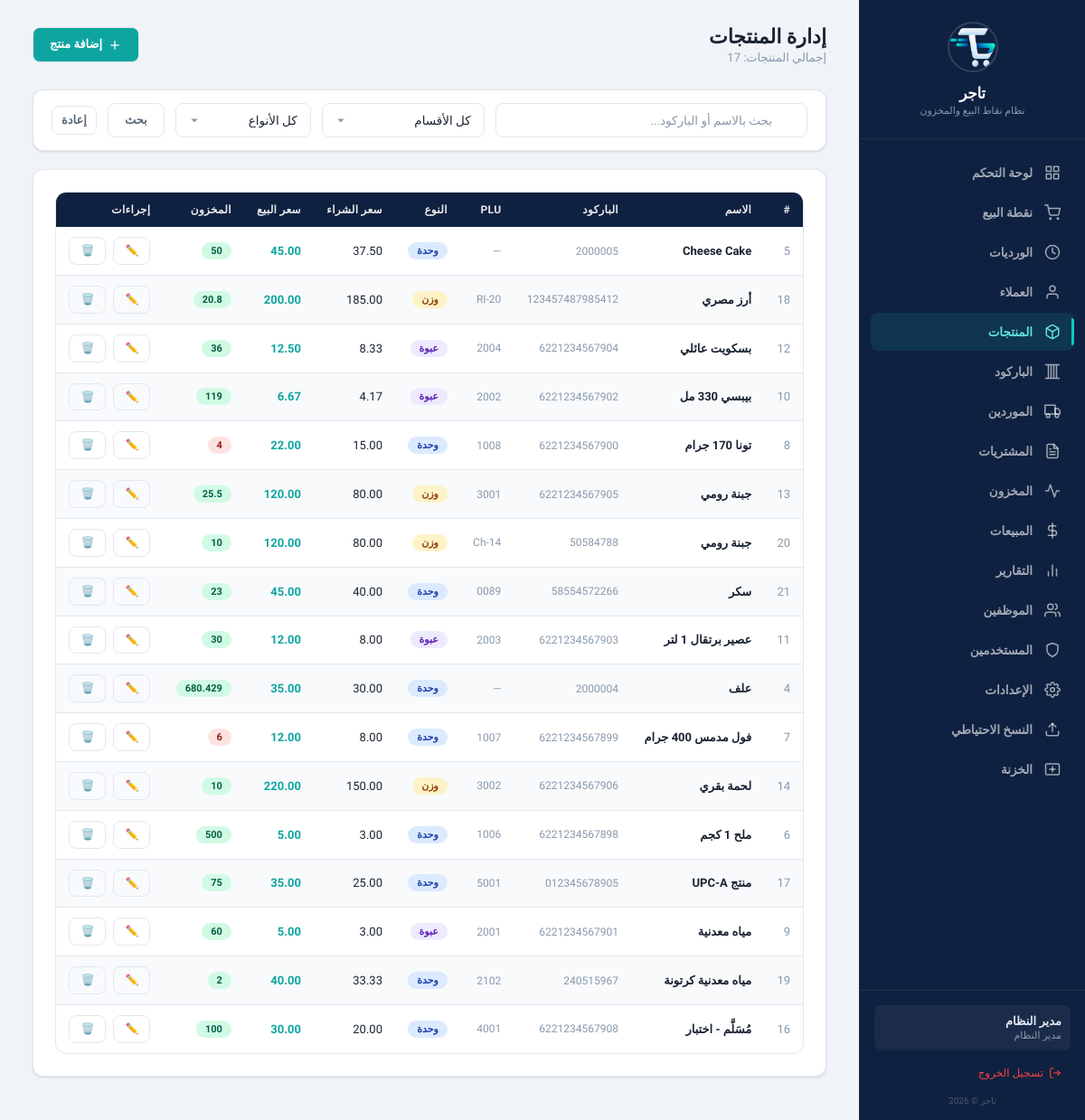
The app's page /?page=products (signed in), older data.
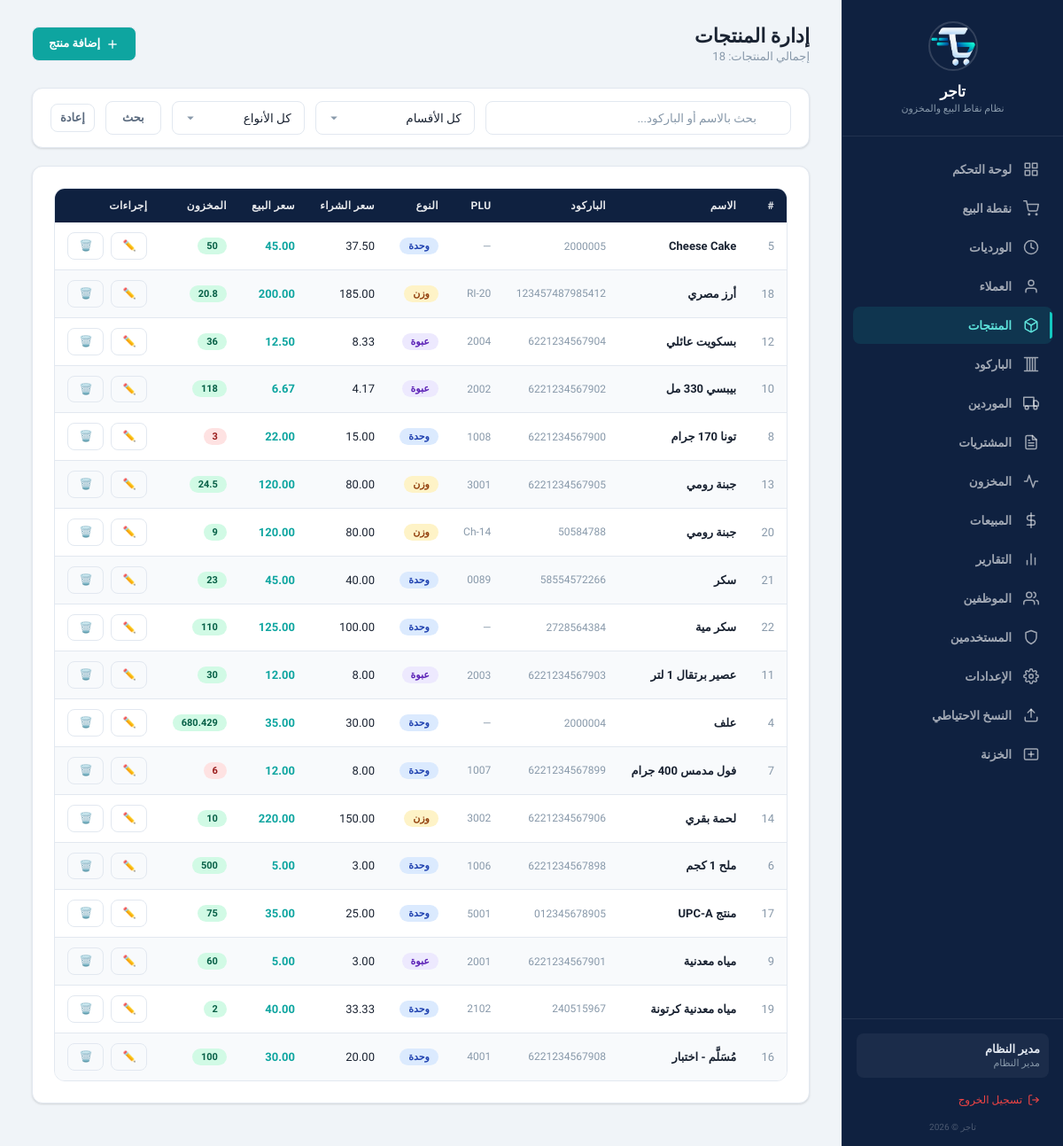
The same page, newer data.
### tables this page shows
CREATE TABLE products (
    id INTEGER PRIMARY KEY AUTOINCREMENT,
    name TEXT NOT NULL,
    barcode TEXT DEFAULT NULL,
    plu_code TEXT DEFAULT NULL,
    type TEXT NOT NULL DEFAULT 'unit' CHECK(type IN ('unit', 'pack', 'weight')),
    purchase_price REAL NOT NULL DEFAULT 0,
    sale_price_unit REAL NOT NULL DEFAULT 0,
    sale_price_pack REAL DEFAULT NULL,
    pack_quantity INTEGER DEFAULT NULL,
    stock_quantity REAL NOT NULL DEFAULT 0,
    min_stock REAL NOT NULL DEFAULT 0,
    category TEXT DEFAULT NULL,
    notes TEXT DEFAULT NULL,
    is_active INTEGER NOT NULL DEFAULT 1,
    created_at TEXT NOT NULL DEFAULT (datetime('now', 'localtime')),
    updated_at TEXT NOT NULL DEFAULT (datetime('now', 'localtime'))
, pack_type TEXT DEFAULT 'كرتونة', pack_unit_quantity INTEGER DEFAULT NULL, pack_purchase_price REAL DEFAULT NULL, pack_sale_price REAL DEFAULT NULL, barcode2 TEXT DEFAULT NULL, barcode3 TEXT DEFAULT NULL, category_id INTEGER DEFAULT NULL);

### www/app/config/database.php (called while the page is built, shortened)
<?php
class Database {
    private static $instance = null;
    private $pdo;
    private function __construct() {
        $this->dbPath = __DIR__ . '/../../data/pos_system.db';
        try {
            $this->pdo = new PDO('sqlite:' . $this->dbPath);
            $this->pdo->setAttribute(PDO::ATTR_ERRMODE, PDO::ERRMODE_EXCEPTION);
            $this->pdo->setAttribute(PDO::ATTR_DEFAULT_FETCH_MODE, PDO::FETCH_ASSOC);
            $this->pdo->exec('PRAGMA journal_mode = WAL');
            $this->pdo->exec('PRAGMA foreign_keys = ON');
            $this->pdo->exec('PRAGMA busy_timeout = 5000');
            $this->pdo->exec('PRAGMA synchronous = NORMAL');
            $this->pdo->exec('PRAGMA cache_size = -8000');
            $this->pdo->exec('PRAGMA temp_store = MEMORY');
        } catch (PDOException $e) {
            die('Database connection failed: ' . $e->getMessage());
        }
    }
    public static function getInstance() {
        if (self::$instance === null) {
            self::$instance = new self();
        }
        return self::$instance;
    }
    public function getConnection() {
        return $this->pdo;
    }
    public function migrate() {
        $this->pdo->exec(
            "CREATE TABLE IF NOT EXISTS migrations (
                id INTEGER PRIMARY KEY AUTOINCREMENT,
                filename TEXT NOT NULL UNIQUE,
                applied_at TEXT NOT NULL DEFAULT (datetime('now', 'localtime'))
            )"
        );
    }
}

### www/app/controllers/ProductController.php (called while the page is built, shortened)
<?php
class ProductController {
    private $productService;
    public function __construct() {
        $this->productService = new ProductService();
    }
    public function index() {
        $search = $_GET['search'] ?? '';
        $category = $_GET['category'] ?? '';
        $type = $_GET['type'] ?? '';
        $products = $this->productService->getAll($search, $category, $type);
        include APP_PATH . '/views/layout/header.php';
        include APP_PATH . '/views/products/index.php';
        include APP_PATH . '/views/layout/footer.php';
    }
}

### www/app/repositories/ProductRepository.php (called while the page is built, shortened)
<?php
class ProductRepository {
    private $db;
    public function __construct() {
        $this->db = Database::getInstance()->getConnection();
    }
    public function getAll($search = '', $category = '', $type = '') {
        $sql = "SELECT * FROM products WHERE is_active = 1";
        $params = [];
        $sql .= " ORDER BY name ASC";
        $stmt = $this->db->prepare($sql);
        $stmt->execute($params);
        return $stmt->fetchAll();
    }
}

### www/app/services/ProductService.php (called while the page is built, shortened)
<?php
class ProductService {
    private $productRepo;
    public function __construct() {
        $this->productRepo = new ProductRepository();
    }
    public function getAll($search = '', $category = '', $type = '') {
        return $this->productRepo->getAll($search, $category, $type);
    }
}

### www/app/views/products/index.php (the view, shortened to what this page needs)
<div class="page-header">
    <div>
        <h1>إدارة المنتجات</h1>
        <p class="subtitle">إجمالي المنتجات: <?= count($products) ?></p>
    </div>
    <a href="?page=products&action=create" class="btn btn-primary">
        <svg width="16" height="16" viewBox="0 0 24 24" fill="none" stroke="currentColor" stroke-width="2"><line x1="12" y1="5" x2="12" y2="19"></line><line x1="5" y1="12" x2="19" y2="12"></line></svg>
        إضافة منتج
    </a>
</div>
<div class="card" style="padding:14px 20px;">
    <form style="display:flex;align-items:center;gap:12px;" method="GET">
        <div class="search-box" style="flex:1;">
            <input type="text" name="search" class="form-control" placeholder="بحث بالاسم أو الباركود..." value="<?= htmlspecialchars($_GET['search'] ?? '') ?>">
        </div>
        <select name="category" class="form-control" style="width:180px;">
            <option value="">كل الأقسام</option>
        </select>
        <select name="type" class="form-control" style="width:150px;">
            <option value="">كل الأنواع</option>
        </select>
        <button type="submit" class="btn btn-outline">بحث</button>
        <a href="?page=products" class="btn btn-ghost">إعادة</a>
    </form>
</div>
<div class="card">
    <?php if (!empty($products)): ?>
    <div class="table-wrapper">
        <table>
            <thead>
                <tr>
                    <th>#</th>
                    <th>الاسم</th>
                    <th>الباركود</th>
                    <th>PLU</th>
                    <th>النوع</th>
                    <th>سعر الشراء</th>
                    <th>سعر البيع</th>
                    <th>المخزون</th>
                    <th>إجراءات</th>
                </tr>
            </thead>
            <tbody>
                <?php foreach ($products as $p): ?>
                <tr>
                    <td class="text-muted"><?= $p['id'] ?></td>
                    <td class="fw-bold"><?= htmlspecialchars($p['name']) ?></td>
                    <td class="text-muted fs-sm"><?= $p['barcode'] ?: '—' ?></td>
                    <td class="text-muted fs-sm"><?= $p['plu_code'] ?: '—' ?></td>
                    <td>
                        <?php
                        $typeLabels = ['unit' => 'وحدة', 'pack' => 'عبوة', 'weight' => 'وزن'];
                        $typeColors = ['unit' => 'info', 'pack' => 'purple', 'weight' => 'warning'];
                        ?>
                        <span class="badge badge-<?= $typeColors[$p['type']] ?? 'info' ?>"><?= $typeLabels[$p['type']] ?? $p['type'] ?></span>
                    </td>
                    <td><?= number_format($p['purchase_price'], 2) ?></td>
                    <td class="fw-bold text-accent"><?= number_format($p['sale_price_unit'], 2) ?></td>
                    <td>
                        <?php if ($p['stock_quantity'] <= $p['min_stock'] && $p['min_stock'] > 0): ?>
                            <span class="badge badge-danger"><?= $p['stock_quantity'] ?></span>
                        <?php else: ?>
                            <span class="badge badge-success"><?= $p['stock_quantity'] ?></span>
                        <?php endif; ?>
                    </td>
                    <td>
                        <div class="btn-group">
                            <a href="?page=products&action=edit&id=<?= $p['id'] ?>" class="btn btn-sm btn-outline">✏️</a>
                            <button class="btn btn-sm btn-ghost text-danger" onclick="deleteItem('?page=products&action=delete&id=<?= $p['id'] ?>', 'حذف <?= htmlspecialchars($p['name']) ?>؟')">🗑️</button>
                        </div>
                    </td>
                </tr>
                <?php endforeach; ?>
            </tbody>
        </table>
    </div>
    <?php endif; ?>
</div>

### www/index.php (shortened to what this page needs)
<?php
require_once APP_PATH . '/config/database.php';
$page = isset($_GET['page']) ? $_GET['page'] : 'dashboard';
$action = isset($_GET['action']) ? $_GET['action'] : 'index';
$routes = [
    'login'      => 'LoginController',
    'dashboard'  => 'DashboardController',
    'pos'        => 'POSController',
    'products'   => 'ProductController',
    'suppliers'  => 'SupplierController',
    'purchases'  => 'PurchaseController',
    'inventory'  => 'InventoryController',
    'sales'      => 'SaleController',
    'reports'    => 'ReportController',
    'employees'  => 'EmployeeController',
    'safe'       => 'SafeController',
    'users'      => 'UsersController',
    'settings'   => 'SettingsController',
    'backup'     => 'BackupController',
    'shifts'     => 'ShiftController',
    'customers'  => 'CustomerController',
    'categories' => 'CategoryController',
    'barcode'    => 'BarcodeController',
];
if (isset($routes[$page])) {
    $controllerName = $routes[$page];
    $controllerFile = APP_PATH . "/controllers/{$controllerName}.php";
    if (file_exists($controllerFile)) {
        spl_autoload_register(function ($class) {
            $directories = [
                '/repositories/',
                '/services/',
                '/pos_engine/',
                '/inventory_engine/',
                '/report_engine/'
            ];
            foreach ($directories as $dir) {
                $file = APP_PATH . $dir . $class . '.php';
                if (file_exists($file)) {
                    return;
                }
            }
        });
        $controller = new $controllerName();
        if (method_exists($controller, $action)) {
            $controller->$action();
        } else {
            $controller->index();
        }
    } else {
        http_response_code(404);
        echo '<h1>Controller not found</h1>';
    }
} else {
    http_response_code(404);
    echo '<h1>Page not found</h1>';
}

### www/app/views/layout/header.php (shortened to what this page needs)
<?php
$currentPage = $_GET['page'] ?? 'dashboard';
$currentUser = null;
if (isset($_SESSION['user_id'])) {
    $currentUser = [
        'name' => $_SESSION['user_name'] ?? 'مستخدم',
        'role' => $_SESSION['user_role'] ?? 'cashier',
    ];
}
$roleLabels = ['admin' => 'مدير النظام', 'manager' => 'مشرف', 'cashier' => 'كاشير'];
function navIcon($svg) {
    return '<span class="icon"><svg viewBox="0 0 24 24">' . $svg . '</svg></span>';
}
?>
<!DOCTYPE html>
<html lang="ar" dir="rtl">
<head>
    <link rel="stylesheet" href="public/css/main.css?v=<?= time() ?>">
</head>
<body>
<div class="app-wrapper">
    <aside class="sidebar">
        <div class="sidebar-logo">
            <img src="public/images/logo.png" alt="تاجر" onerror="this.style.display='none'">
            <h2>تاجر</h2>
            <span>نظام نقاط البيع والمخزون</span>
        </div>
        <nav class="sidebar-nav">
            <a href="?page=dashboard" class="nav-item <?= $currentPage === 'dashboard' ? 'active' : '' ?>">
                <?= $icons['dashboard'] ?> لوحة التحكم
            </a>
            <a href="?page=pos" class="nav-item <?= $currentPage === 'pos' ? 'active' : '' ?>">
                <?= $icons['pos'] ?> نقطة البيع
            </a>
            <a href="?page=shifts" class="nav-item <?= $currentPage === 'shifts' ? 'active' : '' ?>">
                <span class="icon"><svg viewBox="0 0 24 24" fill="none" stroke="currentColor" stroke-width="2"><circle cx="12" cy="12" r="10"></circle><polyline points="12 6 12 12 16 14"></polyline></svg></span> الورديات
            </a>
            <a href="?page=customers" class="nav-item <?= $currentPage === 'customers' ? 'active' : '' ?>">
                <span class="icon"><svg viewBox="0 0 24 24" fill="none" stroke="currentColor" stroke-width="2"><path d="M20 21v-2a4 4 0 0 0-4-4H8a4 4 0 0 0-4 4v2"></path><circle cx="12" cy="7" r="4"></circle></svg></span> العملاء
            </a>
            <a href="?page=products" class="nav-item <?= $currentPage === 'products' ? 'active' : '' ?>">
                <?= $icons['products'] ?> المنتجات
            </a>
            <a href="?page=barcode" class="nav-item <?= $currentPage === 'barcode' ? 'active' : '' ?>">
                <span class="icon"><svg viewBox="0 0 24 24" fill="none" stroke="currentColor" stroke-width="2"><path d="M6 2v20M10 2v20M14 2v20M18 2v20M2 2h20M2 22h20"></path></svg></span> الباركود
            </a>
            <?php
            $userRole = $currentUser['role'] ?? 'cashier';
            $roleLevel = ['cashier' => 1, 'manager' => 2, 'admin' => 3];
            $level = $roleLevel[$userRole] ?? 0;
            ?>
            <?php if ($level >= 2): ?>
            <a href="?page=suppliers" class="nav-item <?= $currentPage === 'suppliers' ? 'active' : '' ?>">
                <?= $icons['suppliers'] ?> الموردين
            </a>
            <a href="?page=purchases" class="nav-item <?= $currentPage === 'purchases' ? 'active' : '' ?>">
                <?= $icons['purchases'] ?> المشتريات
            </a>
            <a href="?page=inventory" class="nav-item <?= $currentPage === 'inventory' ? 'active' : '' ?>">
                <?= $icons['inventory'] ?> المخزون
            </a>
            <?php endif; ?>
            <a href="?page=sales" class="nav-item <?= $currentPage === 'sales' ? 'active' : '' ?>">
                <?= $icons['sales'] ?> المبيعات
            </a>
            <?php if ($level >= 2): ?>
            <a href="?page=reports" class="nav-item <?= $currentPage === 'reports' ? 'active' : '' ?>">
                <?= $icons['reports'] ?> التقارير
            </a>
            <?php endif; ?>
            <?php if ($level >= 3): ?>
            <a href="?page=employees" class="nav-item <?= $currentPage === 'employees' ? 'active' : '' ?>">
                <?= $icons['employees'] ?> الموظفين
            </a>
            <a href="?page=users" class="nav-item <?= $currentPage === 'users' ? 'active' : '' ?>">
                <?= $icons['users'] ?> المستخدمين
            </a>
            <a href="?page=settings" class="nav-item <?= $currentPage === 'settings' ? 'active' : '' ?>">
                <?= $icons['settings'] ?> الإعدادات
            </a>
            <a href="?page=backup" class="nav-item <?= $currentPage === 'backup' ? 'active' : '' ?>">
                <?= $icons['backup'] ?> النسخ الاحتياطي
            </a>
            <a href="?page=safe" class="nav-item <?= $currentPage === 'safe' ? 'active' : '' ?>">
                <?= $icons['safe'] ?> الخزنة
            </a>
            <?php endif; ?>
        </nav>
        <div class="sidebar-footer">
            <?php if ($currentUser): ?>
            <div class="user-card">
                <div class="user-name"><?= htmlspecialchars($currentUser['name']) ?></div>
                <div class="user-role"><?= $roleLabels[$currentUser['role']] ?? $currentUser['role'] ?></div>
            </div>
            <a href="?page=login&action=logout" class="logout-link">
                <svg width="14" height="14" viewBox="0 0 24 24" fill="none" stroke="currentColor" stroke-width="2"><path d="M9 21H5a2 2 0 0 1-2-2V5a2 2 0 0 1 2-2h4"></path><polyline points="16 17 21 12 16 7"></polyline><line x1="21" y1="12" x2="9" y2="12"></line></svg>
                تسجيل الخروج
            </a>
            <?php endif; ?>
            <div class="copyright">تاجر &copy; <?= date('Y') ?></div>
        </div>
    </aside>
    <main class="main-content">

### www/app/views/layout/footer.php (shortened to what this page needs)
    </main>
</div>
</body>
</html>

Row changes from the older to the newer data that the page shows:
changed products "بيبسي 330 مل": stock_quantity "119" → "118"
changed products "تونا 170 جرام": stock_quantity "4" → "3"
changed products id 13: stock_quantity "25.5" → "24.5"
changed products "Ch-14": stock_quantity "10" → "9"
added products: id "22", name "سكر مية", barcode "2728564384", plu_code "—", type "وحدة", purchase_price "100.00", sale_price_unit "125.00", stock_quantity "110"
Text that changed along with them:
count($products): "17" → "18"
